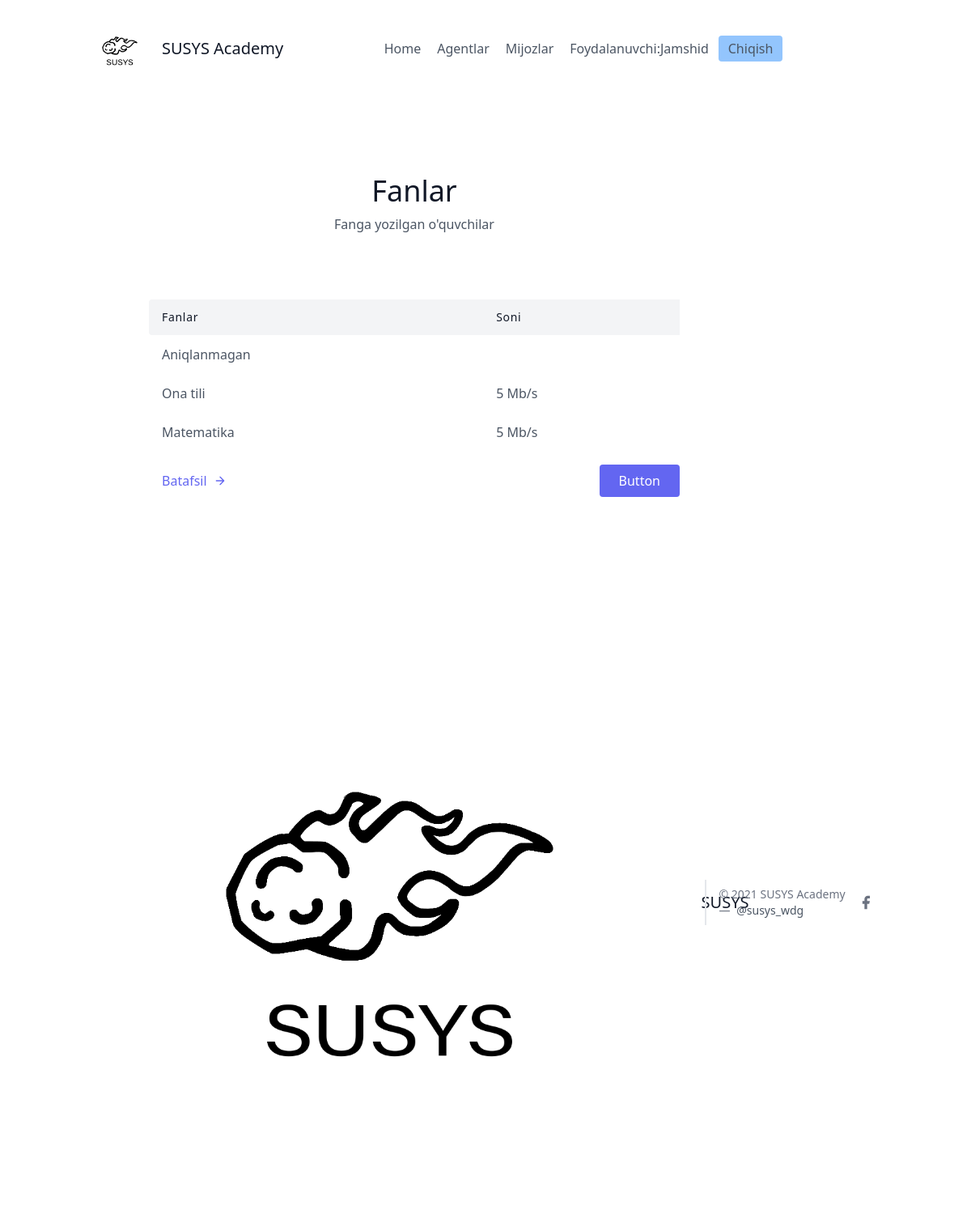
Page /customers/categories/ (signed in) on the committed database.
### customersapp/models.py (models this page shows, shortened)
class User(AbstractUser):
    is_company = models.BooleanField(default=True)
    is_agent = models.BooleanField(default=False)

class Category(models.Model):
    name = models.CharField(max_length=20)
    company = models.ForeignKey(UserProfile, null=True, on_delete=models.CASCADE)

### customersapp/views.py (the view)
# urls.py: path('categories/', CategoryListView.as_view(), name = 'categories' ),
class CategoryListView(LoginRequiredMixin, ListView):
    template_name = "customers/category.html"
    context_object_name = 'categories'
    def get_context_data(self, **kwargs):
        context = super(CategoryListView, self).get_context_data(**kwargs)
        user = self.request.user
        if user.is_company:
            queryset = Customer.objects.filter(
                company = user.userprofile,
            )
        else:
            queryset = Category.objects.filter(
                company = user.agent.company
            )
        context.update({
                "unassigned_category_quantity":queryset.filter(category__isnull=True).count()
            })
        return context
    def get_queryset(self):
        user = self.request.user
        if user.is_company:
            queryset = Category.objects.filter(
                company = user.userprofile
                )
        else:
            queryset = Category.objects.filter(
                company = user.agent.company
                )
        return queryset

### customersapp/templates/customers/category.html (shortened to what this page needs)
{% extends "base.html" %}
{% block content %}
    <section class="text-gray-600 body-font">
    <div class="container px-5 py-24 mx-auto">
        <div class="flex flex-col text-center w-full mb-20">
        <h1 class="sm:text-4xl text-3xl font-medium title-font mb-2 text-gray-900">Fanlar</h1>
        <p class="lg:w-2/3 mx-auto leading-relaxed text-base">Fanga yozilgan o'quvchilar</p>
        </div>
        <div class="lg:w-2/3 w-full mx-auto overflow-auto">
        <table class="table-auto w-full text-left whitespace-no-wrap">
            <thead>
            <tr>
                <th class="px-4 py-3 title-font tracking-wider font-medium text-gray-900 text-sm bg-gray-100 rounded-tl rounded-bl">Fanlar</th>
                <th class="px-4 py-3 title-font tracking-wider font-medium text-gray-900 text-sm bg-gray-100">Soni</th>
            </tr>
            </thead>
            <tbody>
                <tr>
                    <td class="px-4 py-3">Aniqlanmagan</td>
                    <td class="px-4 py-3">{{ unassigned_category_customers }}</td>
            {% for cat in categories %}
            <tr>
                <td class="px-4 py-3">
                    <a class="hover:text-blue-500" href=" {% url 'customersapp:category_detail' cat.pk %} "> {{ cat.name }}
                    </a>
                </td>
                <td class="px-4 py-3">5 Mb/s</td>
            </tr>
            {% endfor %}
            </tbody>
        </table>
        </div>
        <div class="flex pl-4 mt-4 lg:w-2/3 w-full mx-auto">
        <a class="text-indigo-500 inline-flex items-center md:mb-2 lg:mb-0">Batafsil
            <svg fill="none" stroke="currentColor" stroke-linecap="round" stroke-linejoin="round" stroke-width="2" class="w-4 h-4 ml-2" viewBox="0 0 24 24">
            <path d="M5 12h14M12 5l7 7-7 7"></path>
            </svg>
        </a>
        <button class="flex ml-auto text-white bg-indigo-500 border-0 py-2 px-6 focus:outline-none hover:bg-indigo-600 rounded">Button</button>
        </div>
    </div>
    </section>
{% endblock %}

### frontend/details/navbar.html
{% load static %}
<header class="text-gray-600 body-font">
  <div class="container mx-auto flex flex-wrap p-5 flex-col md:flex-row items-center">
    <a class="flex title-font font-medium items-center text-gray-900 mb-4 md:mb-0">
      <img src="{% static 'img/logo-dark.png' %}" style="width: 80px;" alt="Logo">
      <span class="ml-3 text-xl">SUSYS Academy</span>
    </a>
    <nav class="md:ml-auto md:mr-auto flex flex-wrap items-center text-base justify-center">
      <a href="/" class="mr-5 hover:text-gray-900">Home</a>
    {% if not request.user.is_authenticated %}
      </nav>
        <button class="inline-flex items-center bg-blue-300 border-0 py-1 px-3 focus:outline-none hover:bg-blue-200 rounded text-base mt-4 md:mt-0" style="margin-right: 20px">
          <a href="{% url 'signup' %}">Ro'yxatdan o'tish
          </a>
        </button>
    {% else %}
      {% if request.user.is_company %}
      <a href="/agents/" class="mr-5 hover:text-grey-900">Agentlar</a>
      {% endif %}
      <a href="/customers/" class="mr-5 hover:text-gray-900">Mijozlar</a>
    {% endif %}
    {% if request.user.is_authenticated %}
      Foydalanuvchi:{{ request.user.username }}
        <button class="ml-3 inline-flex items-center bg-blue-300 border-0 py-1 px-3 focus:outline-none hover:bg-blue-200 rounded text-base mt-4 md:mt-0">
          <a href="{% url 'logout' %}">
            Chiqish
          </a>
        </button>
      {% else %}
        <button class="inline-flex items-center bg-blue-300 border-0 py-1 px-3 focus:outline-none hover:bg-blue-200 rounded text-base mt-4 md:mt-0">
          <a href="{% url 'login' %}">
            Kirish
          </a>
        </button>
    {% endif %}
  </div>
</header>

### rows in the picture
User: user.username "Jamshid"
Category: name "Ona tili"
Category: name "Matematika"
